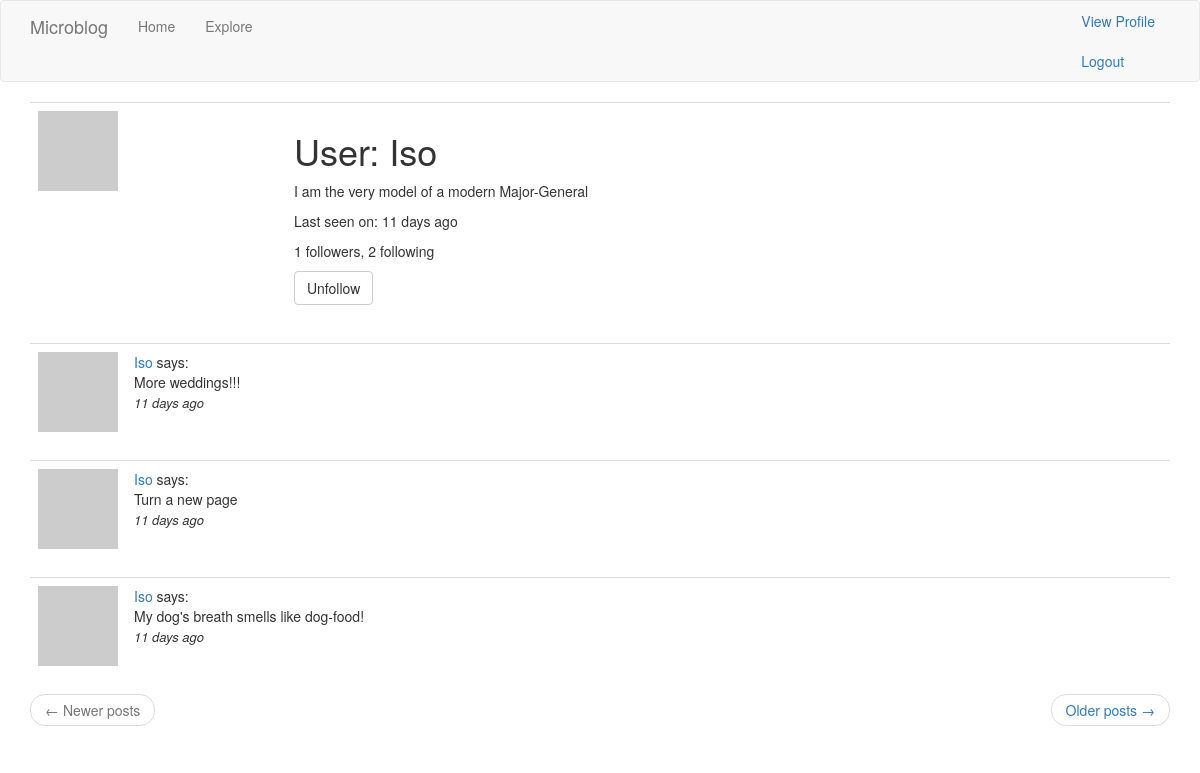
Screenshot of /user/Iso (signed in) with the database file from the repository.
### app/models.py (models this page shows, shortened)
class User(UserMixin, db.Model):
    id = db.Column(db.Integer, primary_key=True)
    username = db.Column(db.String(64), index=True, unique=True)
    email = db.Column(db.String(120), index=True, unique=True)
    password_hash = db.Column(db.String(128))
    posts = db.relationship('Post', backref='author', lazy='dynamic')
    about_me = db.Column(db.String(140))
    last_seen = db.Column(db.DateTime, default=datetime.utcnow)
    followed = db.relationship(
        'User', secondary=followers,
        primaryjoin=(followers.c.follower_id == id),
        secondaryjoin=(followers.c.followed_id == id),
        backref=db.backref('followers', lazy='dynamic'), lazy='dynamic'
    )
    def avatar(self, size):
        digest = md5(self.email.lower().encode('utf-8')).hexdigest()
        return f'https://www.gravatar.com/avatar/{digest}?d=identicon&s={size}'
    def is_following(self, user):
        return self.followed.filter(followers.c.followed_id == user.id).count() > 0

class Post(db.Model):
    id = db.Column(db.Integer, primary_key=True)
    body = db.Column(db.String(140))
    timestamp = db.Column(db.DateTime, index=True, default=datetime.utcnow)
    user_id = db.Column(db.Integer, db.ForeignKey('user.id'))

### app/routes.py (the view)
@app.route('/user/<username>')
@login_required
def user(username):
    user = User.query.filter_by(username=username).first_or_404()
    page = request.args.get(key='page', default=1, type=int)
    posts = user.posts.order_by(Post.timestamp.desc()).paginate(
        page=page, per_page=app.config['POSTS_PER_PAGE'], error_out=False
    )
    next_url = url_for('user', username=username, page=posts.next_num) if posts.has_next else None
    prev_url = url_for('user', username=username, page=posts.prev_num) if posts.has_prev else None
    form = EmptyForm()
    return render_template('user.html', user=user, posts=posts.items, form=form, next_url=next_url, prev_url=prev_url)

### app/forms.py
class EmptyForm(FlaskForm):
    submit = SubmitField('Submit')

### app/models.py (called while the page is built)
@login.user_loader
def load_user(id):
    return User.query.get(int(id))

### app/routes.py (called while the page is built)
@app.before_request
def before_request():
    if current_user.is_authenticated:
        current_user.last_seen = datetime.utcnow()
        db.session.commit()

### app/templates/user.html (shortened to what this page needs)
{% extends "base.html" %}
{% block app_content %}
    <table class="table table-hover">
        <tr>
          <td width="256px"><img src="{{ user.avatar(256) }}"></td>
          <td>
            <h1>User: {{user.username}}</h1>
            {% if user.about_me %} <p>{{ user.about_me }}</p>{% endif %}
            {% if user.last_seen %} <p>Last seen on: {{ moment(user.last_seen).fromNow() }}</p>{% endif %}
            <p>{{ user.followers.count() }} followers, {{ user.followed.count() }} following</p>
            {% if user == current_user %}
            <p><a href="{{ url_for('edit_profile') }}">Edit your profile</a></p>
              {% else %}
              <p>
                <form action="{{ url_for('unfollow', username=user.username) }}" method="post">
                    {{ form.submit(value='Unfollow', class='btn btn-default') }}
                </form>
              </p>
            {% endif %}
          </td>
        </tr>
    </table>
    {% for post in posts %}
        {% include '_post.html' %}
    {% endfor %}
    <nav aria-label="...">
        <ul class="pager">
            <li class="previous{% if not prev_url %} disabled{% endif %}">
                <a href="{{ prev_url or '#' }}">
                    <span aria-hidden="true">&larr;</span> Newer posts
                </a>
            </li>
            <li class="next{% if not next_url %} disabled{% endif %}">
                <a href="{{ next_url or '#' }}">
                    Older posts <span aria-hidden="true">&rarr;</span>
                </a>
            </li>
        </ul>
    </nav>
{% endblock %}

### app/templates/_post.html
<table class="table table-hover">
    <tr>
        <td width="70px">
            <a href="{{ url_for('user', username=post.author.username) }}">
                <img src="{{ post.author.avatar(70) }}">
            </a>
        </td>
        <td>
            <a href="{{ url_for('user', username=post.author.username) }}">
                {{ post.author.username }}
            </a>
            says:<br>
            {{ post.body }} <br>
            <i style="font-size: small">{{ moment(post.timestamp).fromNow() }}</i>
        </td>
    </tr>
</table>

### rows the page displays
User: username "Iso", about_me "I am the very model of a modern Major-General", last_seen "11 days ago"
Post: author.username "Iso", body "More weddings!!!", timestamp "11 days ago"
Post: author.username "Iso", body "Turn a new page", timestamp "11 days ago"
Post: author.username "Iso", body "My dog's breath smells like dog-food!", timestamp "11 days ago"

### other values shown
{{ user.followers.count() }} "1"
{{ user.followed.count() }} "2"
